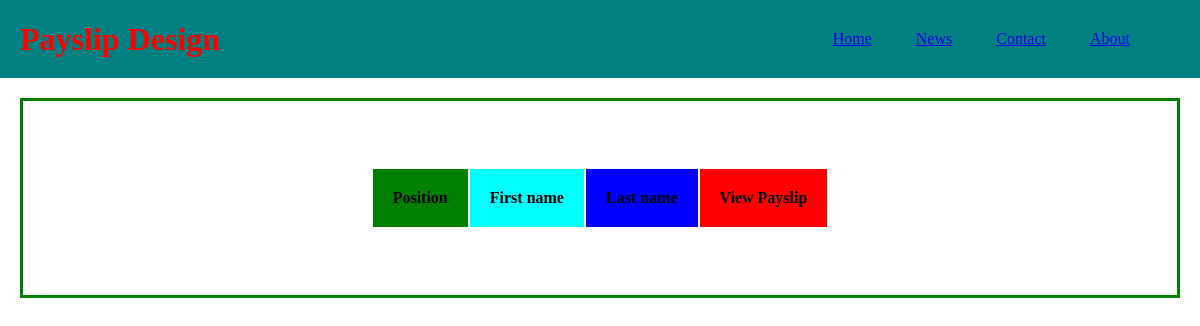
/, run on an earlier commit of the app's database.
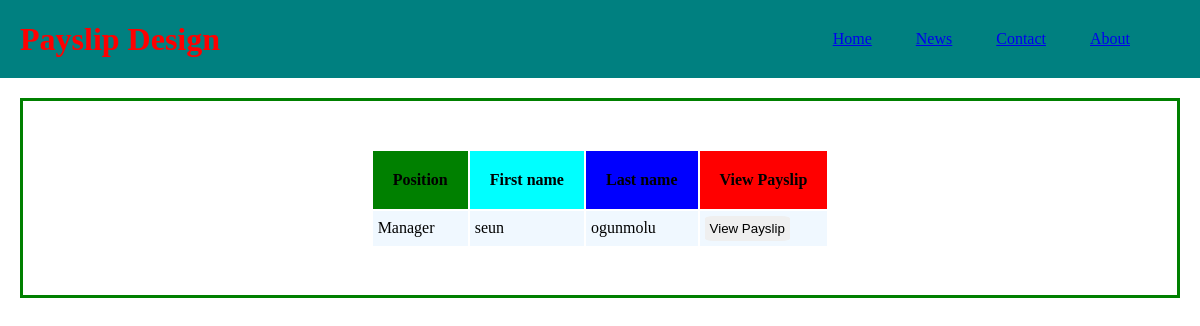
And on a later commit of the database.
### payslip/models.py (models this page shows, shortened)
class staff(models.Model):
    first_name = models.CharField(max_length=250)
    last_name = models.CharField(max_length=250)
    email = models.EmailField()
    hour = models.PositiveIntegerField(default=0)
    gross_salary = models.PositiveIntegerField(default=0)
    grade_status = models.ForeignKey(Grade, on_delete=models.CASCADE)

class Grade(models.Model):
    positon = models.CharField(max_length=250)
    basic_salary = models.PositiveIntegerField(default=0)

### payslip/views.py (the view)
# urls.py: 2. Add a URL to urlpatterns:  path('', views.home, name='home')
def home(request):
    getstaff = staff.objects.all()
    context = {
        'getstaff':getstaff
    }
    return render(request,'home.html',context)

### templates/home.html (shortened to what this page needs)
{% load static %}
<!DOCTYPE html>
<html lang="en">
<head>
    <link rel="stylesheet" href="{% static 'main.css' %}">
</head>
<body>
    <div class="container">
            <h1 class="logo">Payslip Design</h1>
            <ul>
                <li><a href="#">Home</a></li>
                <li><a href="#">News</a></li>
                <li><a href="#">Contact</a></li>
                <li><a href="#">About</a></li>
            </ul>
    </div>
    <div class="tableclass" id="tableclass">
        <table class="table">
            <div class="container2">
                <tr class="tr">
                    <th style="background-color: green;padding: 20px;">
                        Position
                    </th>
                    <th style="background-color: aqua;padding: 20px;">
                        First name
                    </th>
                    <th style="background-color: blue;padding: 20px;">
                        Last name
                    </th>
                    <th style="background-color: red;padding: 20px;">
                        View Payslip
                    </th>
                </tr>
                {% for i in getstaff %}
                <tr>
                    <td style="background-color: aliceblue;padding: 5px;">{{i.grade_status.positon}}</td>
                    <td style="background-color: aliceblue;padding: 5px;">{{i.first_name}}</td>
                    <td style="background-color: aliceblue;padding: 5px;">{{i.last_name}}</td>
                    <td style="background-color: aliceblue;padding: 5px;"><button style="padding: 5px; border-width: 0;" class="button">View Payslip</button></td>
                </tr>
                {% endfor %}
            </div>
        </table>
    </div>
</body>
</html>

What changed in the data, as far as the page shows it:
added staff: grade_status.positon "Manager", first_name "seun", last_name "ogunmolu"
